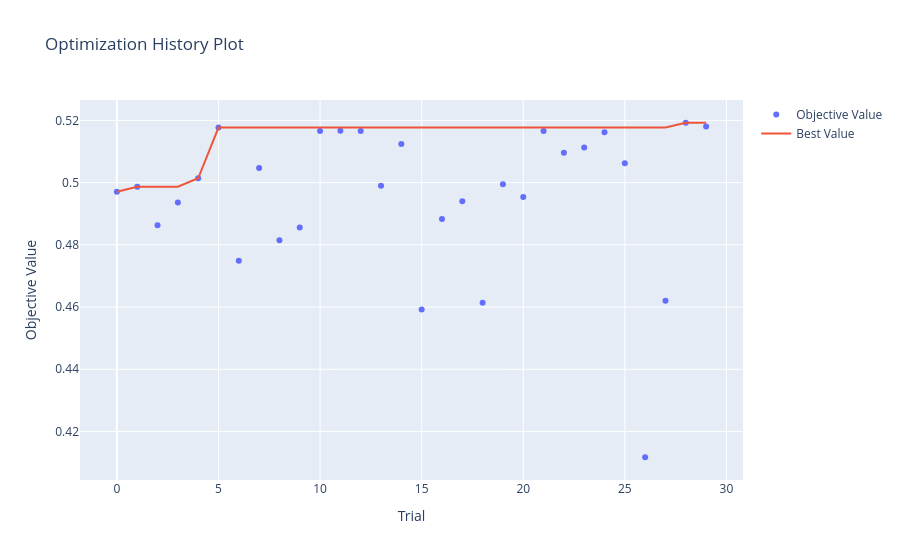

The notebook cell saved with this chart:
### Markdown cell above
### 1. Historial de Optimización

El siguiente gráfico interactivo muestra cómo Optuna fue "aprendiendo" y mejorando su puntaje a medida que avanzaban los intentos.

* **Puntos azules**: Representan cada uno de los 30 intentos (qué F1-Score obtuvo).
* **Línea roja**: Muestra la tendencia del puntaje máximo histórico.

### Code cell
# Generamos el gráfico interactivo del historial de aprendizaje
plot_optimization_history(study)

### Figure 1 — Plotly figure (JSON) as saved in the notebook; plotly's stock layout.template omitted (floating-point values rounded to 4 significant figures)
{"data": [{"mode": "markers", "name": "Objective Value", "type": "scatter", "x": [0, 1, 2, 3, 4, 5, 6, 7, 8, 9, 10, 11, 12, 13, 14, 15, 16, 17, 18, 19, 20, 21, 22, 23, 24, 25, 26, 27, 28, 29], "y": [0.497, 0.4987, 0.4862, 0.4936, 0.5014, 0.5177, 0.4748, 0.5047, 0.4814, 0.4855, 0.5166, 0.5166, 0.5166, 0.499, 0.5124, 0.4592, 0.4883, 0.494, 0.4614, 0.4995, 0.4954, 0.5166, 0.5096, 0.5112, 0.5162, 0.5063, 0.4117, 0.462, 0.5192, 0.518]}, {"mode": "lines", "name": "Best Value", "type": "scatter", "x": [0, 1, 2, 3, 4, 5, 6, 7, 8, 9, 10, 11, 12, 13, 14, 15, 16, 17, 18, 19, 20, 21, 22, 23, 24, 25, 26, 27, 28, 29], "y": [0.497, 0.4987, 0.4987, 0.4987, 0.5014, 0.5177, 0.5177, 0.5177, 0.5177, 0.5177, 0.5177, 0.5177, 0.5177, 0.5177, 0.5177, 0.5177, 0.5177, 0.5177, 0.5177, 0.5177, 0.5177, 0.5177, 0.5177, 0.5177, 0.5177, 0.5177, 0.5177, 0.5177, 0.5192, 0.5192]}, {"marker": {"color": "#cccccc"}, "mode": "markers", "name": "Infeasible Trial", "showlegend": false, "type": "scatter", "x": [], "y": []}], "layout": {"title": {"text": "Optimization History Plot"}, "xaxis": {"title": {"text": "Trial"}}, "yaxis": {"title": {"text": "Objective Value"}}}}
